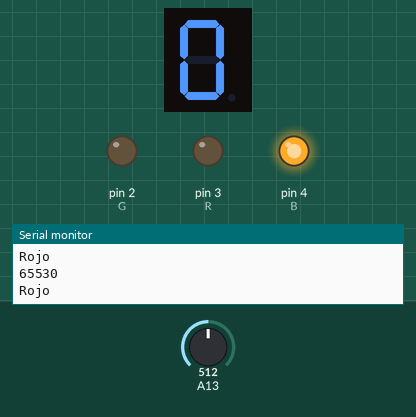
The sketch below on a simulated Arduino Mega 2560, built with avr-gcc and run on an emulated ATmega2560. On the bench: 1-digit seven-segment display, output pins drawn as LEDs (lit = HIGH), the last lines printed to the serial monitor. Wiring (inferred from the names in the program): 1-digit 7-segment display, segments lit when HIGH: segments A0, A1, A2, A3, A4, A5, A6. The inputs (shaded band) are chosen by the test bench; at power-on: A13 = 512. The segment pins are drawn as the display they are named for; pins used as bus, display or sensor lines are not drawn.

Above: at 2.8 s.
2.9 s: A13 set to 513
At 6.3 s:
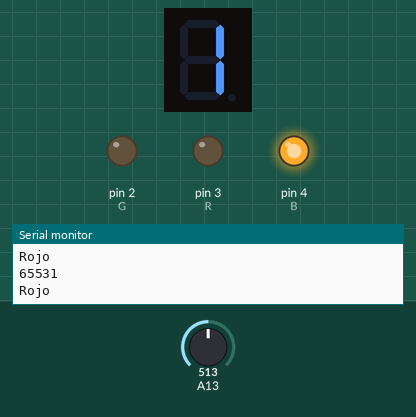
7.5 s: A13 set to 716
At 10.5 s:
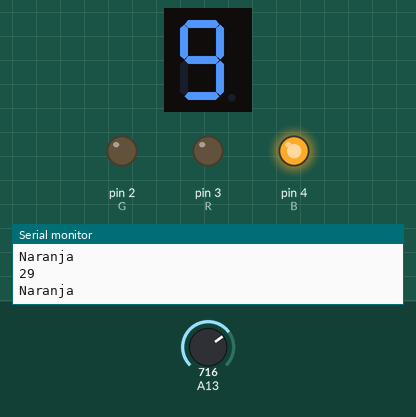
11.5 s: A13 set to 714
At 14.8 s:
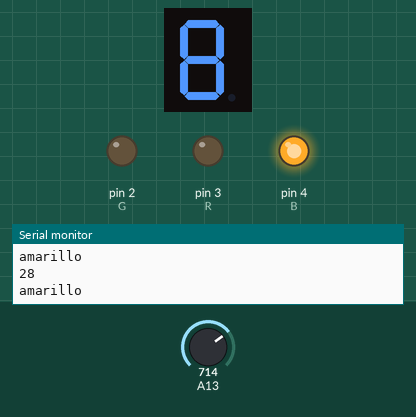
15.5 s: A13 set to 901
19.2 s: A13 set to 902
At 23.2 s:
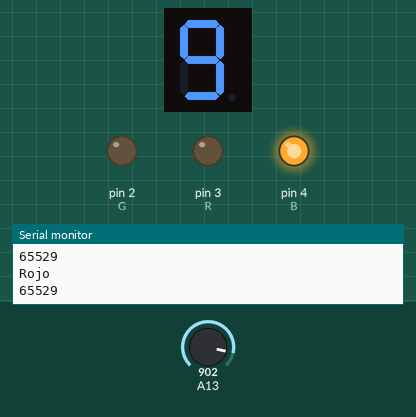
23.5 s: A13 set to 511
At 26.5 s:
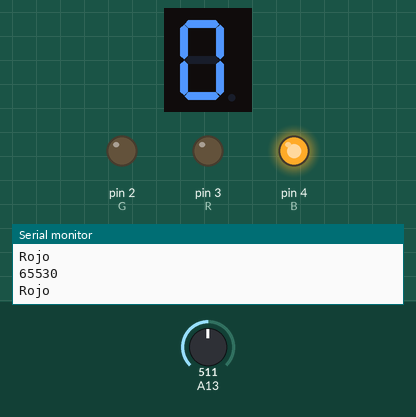
Timing chart, 0 to 28.0 s (numbered marks = the images above; inputs shaded):
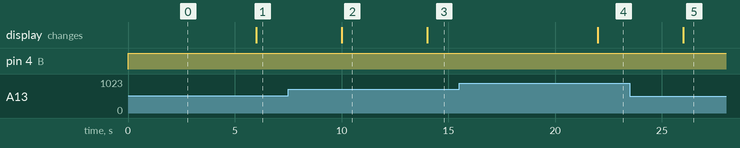

The sketch:

sketch_mar15a.ino
```cpp
#define pA A0
#define pB A1
#define pC A2
#define pD A3
#define pE A4
#define pF A5
#define pG A6
#define sensor 29
#define G 2
#define R 3
#define B 4
//Definicion de variables
unsigned int cont = 0;
unsigned int TEMP = 0;
void int2bcd(unsigned int num) //Función que toma un numero entero y lo convierte a BCD
{
  switch (num)
  {
    case 0:
      digitalWrite(pA, HIGH);
      digitalWrite(pB, HIGH);
      digitalWrite(pC, HIGH);
      digitalWrite(pD, HIGH);
      digitalWrite(pE, HIGH);
      digitalWrite(pF, HIGH);
      digitalWrite(pG, LOW);
      break;
    case 1:
      digitalWrite(pA, LOW);
      digitalWrite(pB, HIGH);
      digitalWrite(pC, HIGH);
      digitalWrite(pD, LOW);
      digitalWrite(pE, LOW);
      digitalWrite(pF, LOW);
      digitalWrite(pG, LOW);
      break;
    case 2:
      digitalWrite(pA, HIGH);
      digitalWrite(pB, HIGH);
      digitalWrite(pC, LOW);
      digitalWrite(pD, HIGH);
      digitalWrite(pE, HIGH);
      digitalWrite(pF, LOW);
      digitalWrite(pG, HIGH);
      break;
    case 3:
      digitalWrite(pA, HIGH);
      digitalWrite(pB, HIGH);
      digitalWrite(pC, HIGH);
      digitalWrite(pD, HIGH);
      digitalWrite(pE, LOW);
      digitalWrite(pF, LOW);
      digitalWrite(pG, HIGH);
      break;
    case 4:
      digitalWrite(pA, LOW);
      digitalWrite(pB, HIGH);
      digitalWrite(pC, HIGH);
      digitalWrite(pD, LOW);
      digitalWrite(pE, LOW);
      digitalWrite(pF, HIGH);
      digitalWrite(pG, HIGH);
      break;
    case 5:
      digitalWrite(pA, HIGH);
      digitalWrite(pB, LOW);
      digitalWrite(pC, HIGH);
      digitalWrite(pD, HIGH);
      digitalWrite(pE, LOW);
      digitalWrite(pF, HIGH);
      digitalWrite(pG, HIGH);
      break;
    case 6:
      digitalWrite(pA, HIGH);
      digitalWrite(pB, LOW);
      digitalWrite(pC, HIGH);
      digitalWrite(pD, HIGH);
      digitalWrite(pE, HIGH);
      digitalWrite(pF, HIGH);
      digitalWrite(pG, HIGH);
      break;
    case 7:
      digitalWrite(pA, HIGH);
      digitalWrite(pB, HIGH);
      digitalWrite(pC, HIGH);
      digitalWrite(pD, LOW);
      digitalWrite(pE, LOW);
      digitalWrite(pF, LOW);
      digitalWrite(pG, LOW);
      break;
    case 8:
      digitalWrite(pA, HIGH);
      digitalWrite(pB, HIGH);
      digitalWrite(pC, HIGH);
      digitalWrite(pD, HIGH);
      digitalWrite(pE, HIGH);
      digitalWrite(pF, HIGH);
      digitalWrite(pG, HIGH);
      break;
    case 9:
      digitalWrite(pA, HIGH);
      digitalWrite(pB, HIGH);
      digitalWrite(pC, HIGH);
      digitalWrite(pD, HIGH);
      digitalWrite(pE, LOW);
      digitalWrite(pF, HIGH);
      digitalWrite(pG, HIGH);
      break;
  }
}
void setup()
{
  pinMode(pA, OUTPUT);
  pinMode(pB, OUTPUT);
  pinMode(pC, OUTPUT);
  pinMode(pD, OUTPUT);
  pinMode(pE, OUTPUT);
  pinMode(pF, OUTPUT);
  pinMode(pG, OUTPUT);
  pinMode(G, OUTPUT);
  pinMode(R, OUTPUT);
  pinMode(B, OUTPUT);
  pinMode(sensor, INPUT);
  digitalWrite(pA, LOW);
  digitalWrite(pB, LOW);
  digitalWrite(pC, LOW);
  digitalWrite(pD, LOW);
  digitalWrite(pE, LOW);
  digitalWrite(pF, LOW);
  digitalWrite(pG, LOW);
  digitalWrite(G, LOW);
  digitalWrite(R, LOW);
  digitalWrite(B, LOW);
  Serial.begin(9600);
}
void loop()
{
  int2bcd(cont);

  TEMP = ( 5 * analogRead(sensor) * 100) / 1023;

  cont = TEMP % 10;

  if (TEMP <= 28) {
    analogWrite(R, 0);
    analogWrite(G, 0);
    analogWrite(B, 255);
    Serial.println("amarillo");
    delay(1000);
  } else if (TEMP >= 29 && TEMP <= 32) {
    analogWrite(R, 0);
    analogWrite(G, 0);
    analogWrite(B,255);
    Serial.println("Naranja");
    delay(1000);
  } else if (TEMP >= 33) {
    analogWrite(R, 0);
    analogWrite(G, 0);
    analogWrite(B, 255);
    Serial.println("Rojo");
    delay(1000);
  }

  Serial.println(TEMP);
  // Serial.println(analogRead(sensor));
  delay(1000);

}
```

Measured:
- after the input at 2.9 s, the display: changes after 3.1 s (image 1)
- after the input at 7.5 s, the display: changes after 2.5 s (image 2)
- after the input at 11.5 s, the display: changes after 2.5 s (image 3)
- after the input at 19.2 s, the display: changes after 2.8 s (image 4)
- after the input at 23.5 s, the display: changes after 2.5 s (image 5)
